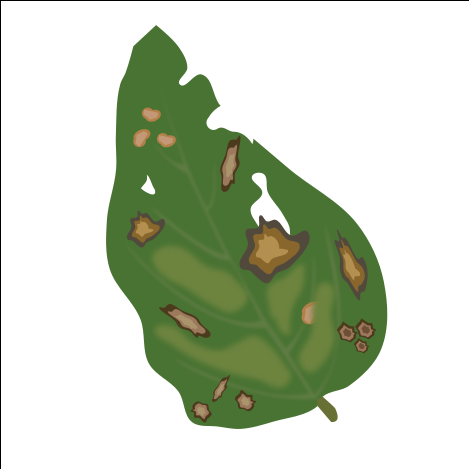
//> input picture OpenCV_training/Distance_transform/images/Img1_Source_image.png, 469 x 469 px
$ ./distance_transform images/Img1_Source_image.png   (built with g++ and OpenCV 4)
//> lines starting //> are read from the running program, lines starting //| are printed output that depends on the picture; after the words box and inside, x2 and y2 are one past the last pixel; in counts of white or black regions, pixels touching at a corner belong together
#include <opencv2/core.hpp>
#include <opencv2/imgproc.hpp>
#include <opencv2/highgui.hpp>
#include <iostream>
#include <exception>

using namespace std;
using namespace cv;

void save_image (string filename, const Mat& mat_image)
{
    string path("./images/");
    path.append(filename);
    path.append(".png");
    try {
        imwrite(path, mat_image);
    } catch(exception& e) {
        cout << e.what() << endl;
    }
}

int main (int argc, char** argv)
{
    // Load the image
    CommandLineParser parser( argc, argv,
        "{@input | ./images/original/leaf_diseases.png | input image}" );
    Mat src = imread(parser.get<string>("@input"));
//> src is the input picture: 469 rows x 469 cols, CV_8UC3; mean B, G, R 191, 210.2, 200.6
    if (src.empty()) {
        cout << "Could not open or find the image!\n";
        cout << "Usage: " << argv[0] << " <input image>\n";
        return EXIT_FAILURE;
    }

    // Show source image
    imshow("Source image", src);
    save_image("Img1_Source_image", src);

    // Change the blackground from black
    for (int i = 0; i < src.rows; ++i) {
        for (int j = 0; j < src.cols; ++j) {
            if (src.at<Vec3b>(i,j) == Vec3b(255,255,255)) {
                src.at<Vec3b>(i,j)[0] = 0;
                src.at<Vec3b>(i,j)[1] = 0;
                src.at<Vec3b>(i,j)[2] = 0;
            }
        }
    }
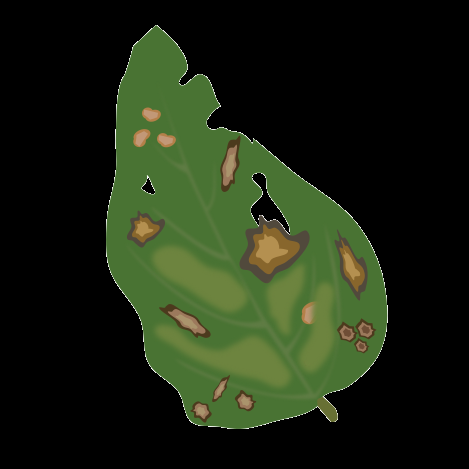
//> src: 469 rows x 469 cols, CV_8UC3; mean B, G, R 18.2, 37.4, 27.8

    // Show output image
    // imshow("Black Background Image", src);
    save_image("Img2_Black_Background_Image", src);

    // Create a kernel that we will use to sharpen our image
    Mat kernel = (Mat_<float>(3,3) <<
                    1, 1,  1,
                    1, -8, 1,   // an approximation of second derivate,
                    1, 1,  1);  // a quite strong kernel

    // Laplacian filtering
    Mat imgLaplacian;
    filter2D(src, imgLaplacian, CV_32F, kernel);

    Mat sharp;
    src.convertTo(sharp, CV_32F);
    Mat imgResult = sharp - imgLaplacian;
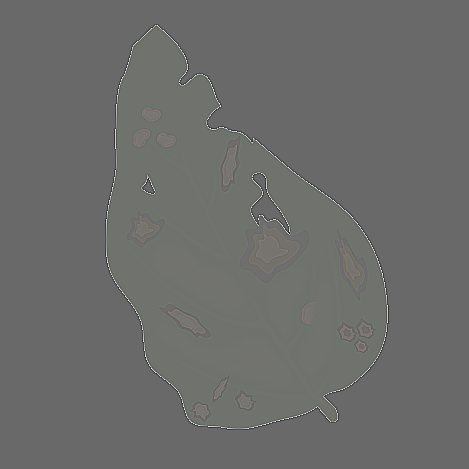
//> imgResult: 469 rows x 469 cols, CV_32FC3; mean B, G, R 18.2, 37.4, 27.8; drawn with min black and max white

    // convert back to 8bits gray scale
    imgResult.convertTo(imgResult, CV_8UC3);
//> imgResult: 469 rows x 469 cols, CV_8UC3
    imgLaplacian.convertTo(imgLaplacian, CV_8UC3);
//> imgLaplacian: 469 rows x 469 cols, CV_8UC3

    // imshow("Laplace Filtered Image", imgLaplacian);
    // imshow("New Sharped Image", imgResult);
    save_image("Img3_Laplace_Filtered_Image", imgLaplacian);
    save_image("Img4_New_Sharped_Image", imgResult);


    // Create binary image from source image
    Mat bw;
    cvtColor(imgResult, bw, COLOR_BGR2GRAY);
    threshold(bw, bw, 40, 255, THRESH_BINARY | THRESH_OTSU);
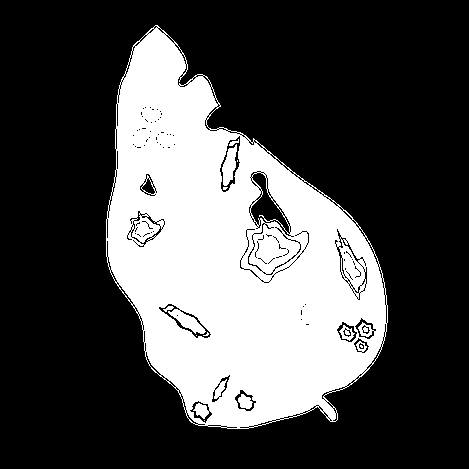
//> bw: 469 rows x 469 cols, CV_8UC1; 30% white; 12 white regions (6 under 20 px), largest, box (x1, y1, x2, y2) and area: (106, 25, 388, 429) 65346, (222, 144, 237, 186) 376, (238, 394, 253, 409) 151, (339, 325, 355, 341) 118, (163, 306, 174, 312) 33, (229, 139, 239, 146) 32
    // imshow("Binary Image", bw);
    save_image("Img5_Binary_Image", bw);

    // Perform the distance transform algorithm
    Mat dist;
    distanceTransform(bw, dist, DIST_L2, 3);

    // Normalize the distance image for range = {0.0, 1.0}
    normalize(dist, dist, 0.0, 1.0, NORM_MINMAX);
    imshow("Distance Transform Image", dist);
    // save_image("Img6_Distance_Transform_Image", dist);

    // Threshold to obtain the peaks
    // This will be the markers for the foreground objects
    threshold(dist, dist, 0.4, 1.0, THRESH_BINARY);
//> dist: 469 rows x 469 cols, CV_32FC1; values 0 (black) and 1 (white), 7.3% white; 4 white regions, box (x1, y1, x2, y2) and area: (130, 143, 343, 400) 15470, (140, 53, 165, 91) 474, (178, 103, 193, 120) 121, (299, 202, 322, 219) 62

    // Dilate a bit the dist image
    Mat kernel1 = Mat::ones(3, 3, CV_8U);
    dilate(dist, dist, kernel1);
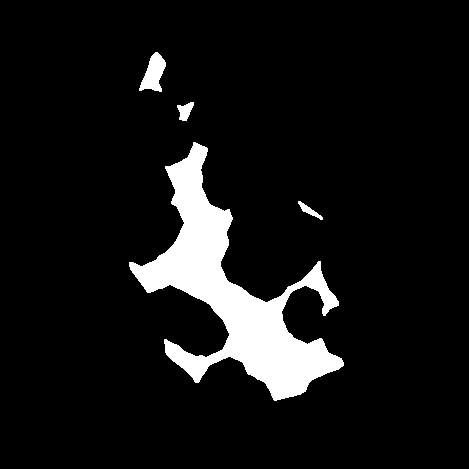
//> dist: 469 rows x 469 cols, CV_32FC1; values 0 (black) and 1 (white), 8.2% white; 4 white regions, box (x1, y1, x2, y2) and area: (129, 142, 344, 401) 17038, (139, 52, 166, 92) 617, (177, 102, 194, 121) 195, (298, 201, 323, 220) 146
    // imshow("Peaks", dist);
    save_image("Img7_Peaks", dist);

    // Create the CV_8U version of the distance image
    Mat dist_8u;
    dist.convertTo(dist_8u, CV_8U);
//> dist_8u: 469 rows x 469 cols, CV_8UC1; values 0 (black) and 1 (white), 8.2% white; 4 white regions

    // Find total markers
    vector<vector<Point> > contours;
    findContours(dist_8u, contours, RETR_EXTERNAL, CHAIN_APPROX_SIMPLE);
//> contours = 4 contours; box (x1, y1, x2, y2) and area: (129, 142, 344, 401) 16510, (139, 52, 166, 92) 566, (177, 102, 194, 121) 166, (298, 201, 323, 220) 118

    // Create the marker image for the watershed algorithm
    Mat markers = Mat::zeros(dist.size(), CV_32S);

    // Draw the foreground markers
    for (size_t i = 0; i < contours.size(); ++i) {
        drawContours(markers, contours, static_cast<int>(i),
            Scalar(static_cast<int>(i)+1), -1);
    }
//> this loop made 4 passes
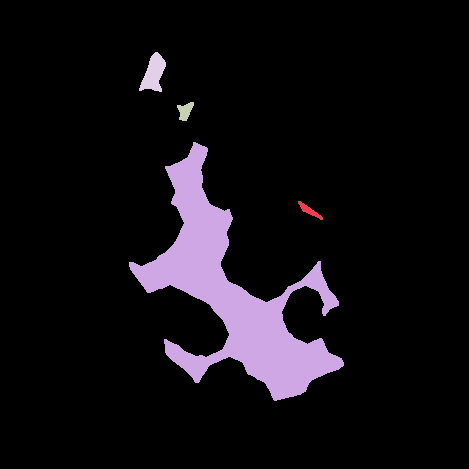
//> markers: 469 rows x 469 cols, CV_32SC1; 5 distinct labels, from 0 to 4; one colour per label, 0 black

    // Draw the background marker
    circle(markers, Point(5,5), 3, Scalar(255), -1);
//> markers: 469 rows x 469 cols, CV_32SC1; 6 distinct labels, from 0 to 255
    // imshow("Markers", markers*10000);
    save_image("Img8_Markers", markers*10000);

    // Perform the watershed algorithm
    watershed(imgResult, markers);
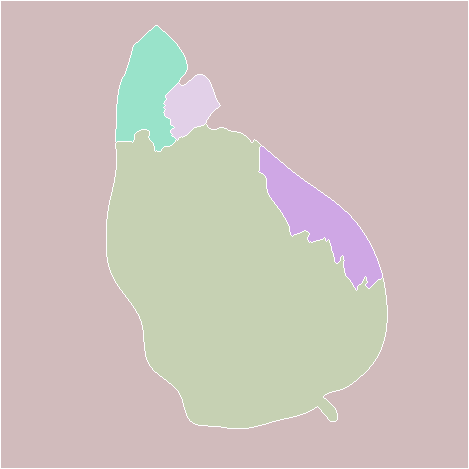
//> markers: 469 rows x 469 cols, CV_32SC1; 6 distinct labels, from -1 to 255; one colour per label, 0 black, -1 white

    Mat mark;
    markers.convertTo(mark, CV_8U);
    bitwise_not(mark, mark);
    // imshow("Markers_v2", mark);
    save_image("Img9_Markers_v2", mark);


    // Generate random colors
    vector<Vec3b> colors;
    for (size_t i = 0; i < contours.size(); i++)
    {
        int b = theRNG().uniform(0, 256);
        int g = theRNG().uniform(0, 256);
        int r = theRNG().uniform(0, 256);
        colors.push_back(Vec3b((uchar)b, (uchar)g, (uchar)r));
    }

    // Create the result image
    Mat dst = Mat::zeros(markers.size(), CV_8UC3);

    // Fill labeled objects with random colors
    for (int i = 0; i < markers.rows; i++) {
        for (int j = 0; j < markers.cols; j++) {
            int index = markers.at<int>(i,j);
            if (index > 0 && index <= static_cast<int>(contours.size())) {
                dst.at<Vec3b>(i,j) = colors[index-1];
            }
        }
    }
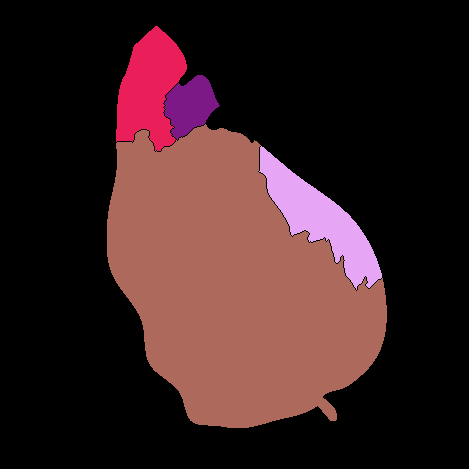
//> dst: 469 rows x 469 cols, CV_8UC3; mean B, G, R 33.7, 32.1, 57.4

    imshow("Final Result", dst);
    save_image("Img0_Final_Result", dst);

    // Pause
    waitKey();

    return EXIT_SUCCESS;
}
